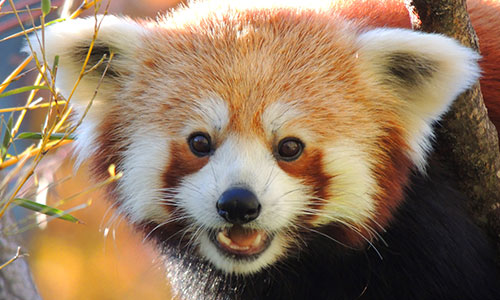
#> input picture lesson3 Region-of-interest/red_panda.jpg, 500 x 300 px
$ python roi.py
#> lines starting #> are read from the running program, lines starting #| are printed output that depends on the picture; after the words box and inside, x2 and y2 are one past the last pixel; in counts of white or black regions, pixels touching at a corner belong together
#################################################
#  CREATE BY Thiraphong Thiangphadung           #
# เลขประจำตัว 593684 แผนก หทปอ-ห. ฝ่าย อปอ.      #
#  lesson 3 ROI                                 #
#################################################
import cv2
import numpy as np
image = cv2.imread("red_panda.jpg")
#> image is the input picture: shape (300, 500, 3); mean B, G, R 96.8, 121.6, 146.7
print(image.shape)
#| (300, 500, 3)
cols, rows, ch = image.shape
#> cols = 300; rows = 500; ch = 3
#Roi = [y1:y2,x1:x2]
#roi = image[0: rows, 0: cols]
roi = image[100: 280, 150: 320]
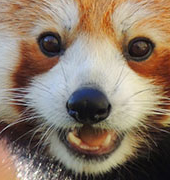
#> roi: shape (180, 170, 3); mean B, G, R 104.1, 120.8, 137.9
cv2.rectangle(image,(150,100),(320,280),(255,0,0),2)
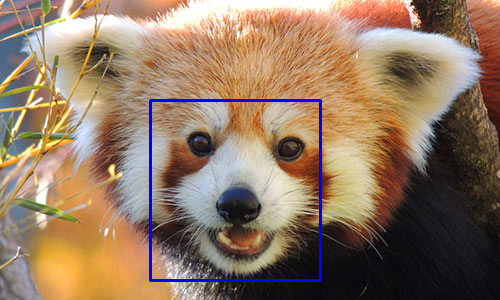
#> image: shape (300, 500, 3); 1.4% of pixels changed, all inside (x1, y1, x2, y2) = (149, 99, 322, 282)
cv2.imshow("Panda", image)
cv2.imshow("Roi", roi)
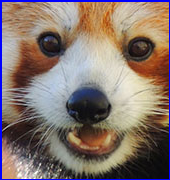
#> window 'Roi': shape (180, 170, 3); mean B, G, R 109.3, 116.5, 132.7
cv2.waitKey(0)
cv2.destroyAllWindows()
